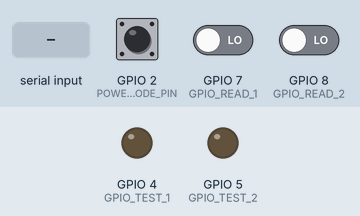
This sketch was run on a simulated ESP32-S3. Parts: output pins drawn as LEDs (lit = HIGH). The test bench sets the inputs (shaded band); at power-on: GPIO 2 (POWER_MODE_PIN) HIGH, GPIO 7 (GPIO_READ_1) LOW, GPIO 8 (GPIO_READ_2) LOW. What the sketch prints to the serial monitor is not drawn.

Above: at 2.2 s.
2.3 s: "RUN_TEST\n" received over Serial
Timing chart, 0 to 5.3 s (numbered marks = the images above; inputs shaded):
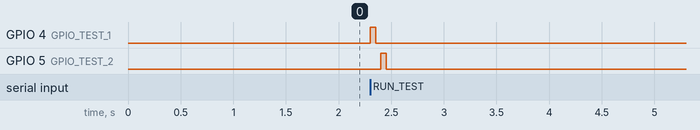

Measured:
- after the input at 2.3 s, GPIO 4 (GPIO_TEST_1): LOW → HIGH at once, → LOW 0.05 s later; GPIO 5 (GPIO_TEST_2): LOW → HIGH after 0.10 s, → LOW 0.05 s later

The sketch:

esp32.ino
```cpp
#include <WiFi.h>

#define GPIO_TEST_1 4
#define GPIO_TEST_2 5
#define GPIO_READ_1 7
#define GPIO_READ_2 8
#define POWER_MODE_PIN 2
#define ADC_PIN 3

void setup() {
  Serial.begin(9600);

  pinMode(GPIO_TEST_1, OUTPUT);
  pinMode(GPIO_TEST_2, OUTPUT);

  // IMPORTANT FIX: Prevent floating
  pinMode(GPIO_READ_1, INPUT_PULLDOWN);
  pinMode(GPIO_READ_2, INPUT_PULLDOWN);

  pinMode(POWER_MODE_PIN, INPUT_PULLUP);

  delay(1000);
  Serial.println("READY");
}

void loop() {
  if (Serial.available()) {
    String cmd = Serial.readStringUntil('\n');
    cmd.trim();
    if (cmd == "RUN_TEST") {
      runFullDiagnostic();
    }
  }
}

void runFullDiagnostic() {

  Serial.println("START_REPORT");

  // CORE
  Serial.println("CORE:PASS");

  // POWER
  if (digitalRead(POWER_MODE_PIN) == LOW)
    Serial.println("POWER:USB_MODE");
  else
    Serial.println("POWER:EXTERNAL_MODE");

  // GPIO TEST (Strict)
  int passCount = 0;

  digitalWrite(GPIO_TEST_1, HIGH);
  delay(50);
  if (digitalRead(GPIO_READ_1) == HIGH) passCount++;
  digitalWrite(GPIO_TEST_1, LOW);
  delay(50);

  digitalWrite(GPIO_TEST_2, HIGH);
  delay(50);
  if (digitalRead(GPIO_READ_2) == HIGH) passCount++;
  digitalWrite(GPIO_TEST_2, LOW);
  delay(50);

  if (passCount == 2)
    Serial.println("GPIO:PASS");
  else
    Serial.println("GPIO:FAIL");

  // WIFI TEST
  WiFi.mode(WIFI_STA);
  delay(200);

  if (WiFi.getMode() == WIFI_STA)
    Serial.println("WIFI:PASS");
  else
    Serial.println("WIFI:FAIL");

  // ADC TEST
  int adcValue = analogRead(ADC_PIN);

  if (adcValue >= 0)
    Serial.println("ADC:PASS");
  else
    Serial.println("ADC:FAIL");

  Serial.println("END_REPORT");
}
```
